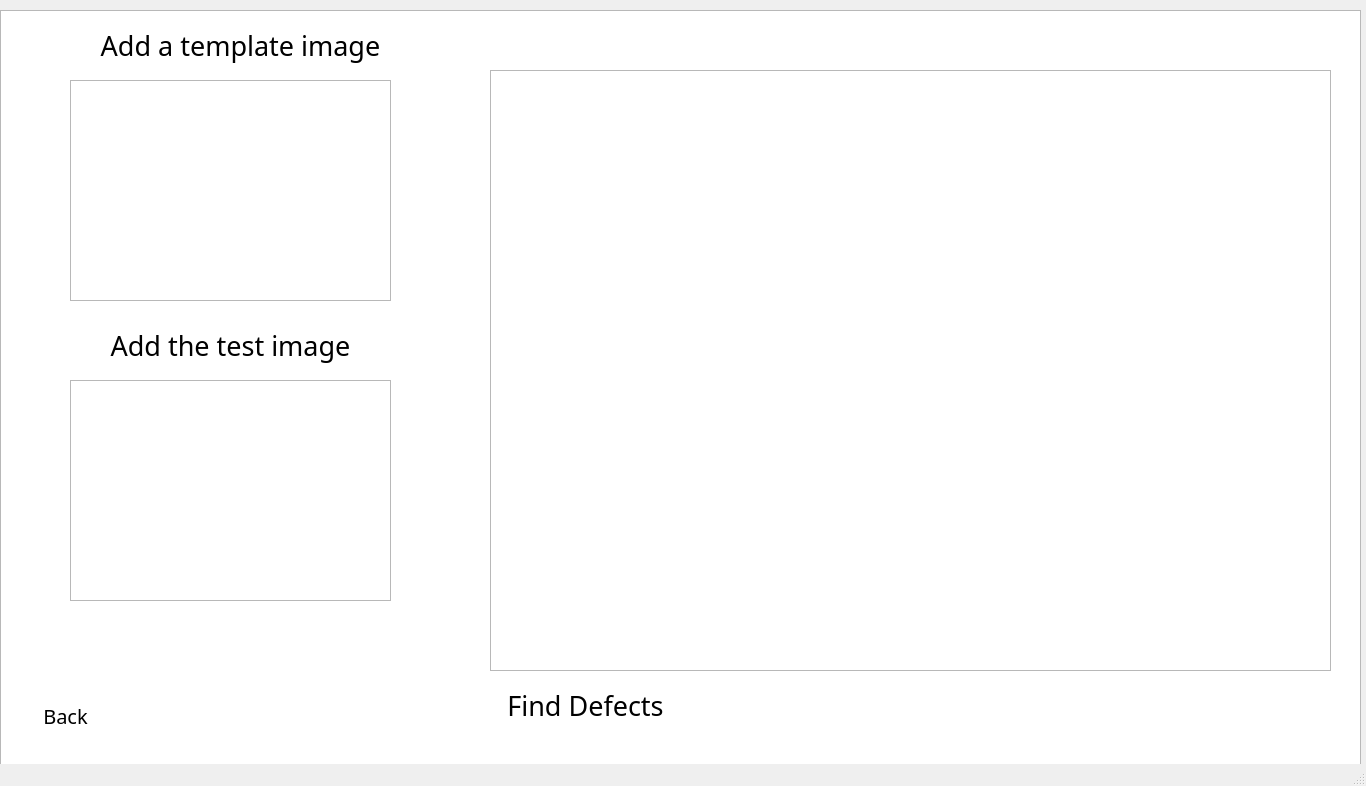
<?xml version="1.0" encoding="UTF-8"?>
<ui version="4.0">
 <class>MainWindow</class>
 <widget class="QMainWindow" name="MainWindow">
  <property name="geometry">
   <rect>
    <x>0</x>
    <y>0</y>
    <width>1366</width>
    <height>786</height>
   </rect>
  </property>
  <property name="sizePolicy">
   <sizepolicy hsizetype="Fixed" vsizetype="Fixed">
    <horstretch>0</horstretch>
    <verstretch>0</verstretch>
   </sizepolicy>
  </property>
  <property name="acceptDrops">
   <bool>true</bool>
  </property>
  <property name="windowTitle">
   <string>MainWindow</string>
  </property>
  <widget class="QWidget" name="centralwidget">
   <widget class="QGraphicsView" name="graphicsView_2">
    <property name="geometry">
     <rect>
      <x>0</x>
      <y>10</y>
      <width>1361</width>
      <height>831</height>
     </rect>
    </property>
    <property name="autoFillBackground">
     <bool>true</bool>
    </property>
    <property name="styleSheet">
     <string notr="true">border-image: url(&quot;images/background.png&quot;) 0 0 0 0 stretch stretch;</string>
    </property>
   </widget>
   <widget class="QPushButton" name="button_template">
    <property name="geometry">
     <rect>
      <x>-30</x>
      <y>10</y>
      <width>541</width>
      <height>71</height>
     </rect>
    </property>
    <property name="sizePolicy">
     <sizepolicy hsizetype="Minimum" vsizetype="Preferred">
      <horstretch>0</horstretch>
      <verstretch>0</verstretch>
     </sizepolicy>
    </property>
    <property name="font">
     <font>
      <family>RomanD</family>
      <pointsize>20</pointsize>
      <weight>50</weight>
      <italic>false</italic>
      <bold>false</bold>
     </font>
    </property>
    <property name="mouseTracking">
     <bool>true</bool>
    </property>
    <property name="focusPolicy">
     <enum>Qt::StrongFocus</enum>
    </property>
    <property name="acceptDrops">
     <bool>true</bool>
    </property>
    <property name="layoutDirection">
     <enum>Qt::RightToLeft</enum>
    </property>
    <property name="autoFillBackground">
     <bool>false</bool>
    </property>
    <property name="styleSheet">
     <string notr="true">
font: 20pt &quot;RomanD&quot;; background: transparent</string>
    </property>
    <property name="text">
     <string>Add a template image</string>
    </property>
    <property name="autoDefault">
     <bool>true</bool>
    </property>
    <property name="default">
     <bool>true</bool>
    </property>
    <property name="flat">
     <bool>true</bool>
    </property>
   </widget>
   <widget class="QGraphicsView" name="graphics_template">
    <property name="geometry">
     <rect>
      <x>70</x>
      <y>80</y>
      <width>321</width>
      <height>221</height>
     </rect>
    </property>
   </widget>
   <widget class="QPushButton" name="button_test">
    <property name="geometry">
     <rect>
      <x>-40</x>
      <y>310</y>
      <width>541</width>
      <height>71</height>
     </rect>
    </property>
    <property name="sizePolicy">
     <sizepolicy hsizetype="Minimum" vsizetype="Preferred">
      <horstretch>0</horstretch>
      <verstretch>0</verstretch>
     </sizepolicy>
    </property>
    <property name="font">
     <font>
      <family>RomanD</family>
      <pointsize>20</pointsize>
      <weight>50</weight>
      <italic>false</italic>
      <bold>false</bold>
     </font>
    </property>
    <property name="mouseTracking">
     <bool>true</bool>
    </property>
    <property name="focusPolicy">
     <enum>Qt::StrongFocus</enum>
    </property>
    <property name="acceptDrops">
     <bool>true</bool>
    </property>
    <property name="layoutDirection">
     <enum>Qt::RightToLeft</enum>
    </property>
    <property name="autoFillBackground">
     <bool>false</bool>
    </property>
    <property name="styleSheet">
     <string notr="true">
font: 20pt &quot;RomanD&quot;; background: transparent</string>
    </property>
    <property name="text">
     <string>Add the test image</string>
    </property>
    <property name="autoDefault">
     <bool>true</bool>
    </property>
    <property name="default">
     <bool>true</bool>
    </property>
    <property name="flat">
     <bool>true</bool>
    </property>
   </widget>
   <widget class="QGraphicsView" name="graphics_defects">
    <property name="geometry">
     <rect>
      <x>490</x>
      <y>70</y>
      <width>841</width>
      <height>601</height>
     </rect>
    </property>
   </widget>
   <widget class="QPushButton" name="button_detect">
    <property name="geometry">
     <rect>
      <x>460</x>
      <y>670</y>
      <width>251</width>
      <height>71</height>
     </rect>
    </property>
    <property name="sizePolicy">
     <sizepolicy hsizetype="Minimum" vsizetype="Preferred">
      <horstretch>0</horstretch>
      <verstretch>0</verstretch>
     </sizepolicy>
    </property>
    <property name="font">
     <font>
      <family>RomanD</family>
      <pointsize>20</pointsize>
      <weight>50</weight>
      <italic>false</italic>
      <bold>false</bold>
     </font>
    </property>
    <property name="mouseTracking">
     <bool>true</bool>
    </property>
    <property name="focusPolicy">
     <enum>Qt::StrongFocus</enum>
    </property>
    <property name="acceptDrops">
     <bool>true</bool>
    </property>
    <property name="layoutDirection">
     <enum>Qt::RightToLeft</enum>
    </property>
    <property name="autoFillBackground">
     <bool>false</bool>
    </property>
    <property name="styleSheet">
     <string notr="true">
font: 20pt &quot;RomanD&quot;; background: transparent</string>
    </property>
    <property name="text">
     <string>Find Defects</string>
    </property>
    <property name="autoDefault">
     <bool>true</bool>
    </property>
    <property name="default">
     <bool>true</bool>
    </property>
    <property name="flat">
     <bool>true</bool>
    </property>
   </widget>
   <widget class="QPushButton" name="button_back">
    <property name="geometry">
     <rect>
      <x>10</x>
      <y>690</y>
      <width>111</width>
      <height>51</height>
     </rect>
    </property>
    <property name="sizePolicy">
     <sizepolicy hsizetype="Minimum" vsizetype="Preferred">
      <horstretch>0</horstretch>
      <verstretch>0</verstretch>
     </sizepolicy>
    </property>
    <property name="font">
     <font>
      <family>RomanD</family>
      <pointsize>15</pointsize>
      <weight>50</weight>
      <italic>false</italic>
      <bold>false</bold>
     </font>
    </property>
    <property name="mouseTracking">
     <bool>true</bool>
    </property>
    <property name="focusPolicy">
     <enum>Qt::StrongFocus</enum>
    </property>
    <property name="acceptDrops">
     <bool>true</bool>
    </property>
    <property name="layoutDirection">
     <enum>Qt::RightToLeft</enum>
    </property>
    <property name="autoFillBackground">
     <bool>false</bool>
    </property>
    <property name="styleSheet">
     <string notr="true">
font: 15pt &quot;RomanD&quot;; background: transparent</string>
    </property>
    <property name="text">
     <string>Back</string>
    </property>
    <property name="autoDefault">
     <bool>true</bool>
    </property>
    <property name="default">
     <bool>true</bool>
    </property>
    <property name="flat">
     <bool>true</bool>
    </property>
   </widget>
   <widget class="QGraphicsView" name="graphics_test">
    <property name="geometry">
     <rect>
      <x>70</x>
      <y>380</y>
      <width>321</width>
      <height>221</height>
     </rect>
    </property>
   </widget>
  </widget>
  <widget class="QMenuBar" name="menubar">
   <property name="geometry">
    <rect>
     <x>0</x>
     <y>0</y>
     <width>1366</width>
     <height>21</height>
    </rect>
   </property>
  </widget>
  <widget class="QStatusBar" name="statusbar"/>
 </widget>
 <resources/>
 <connections/>
</ui>
